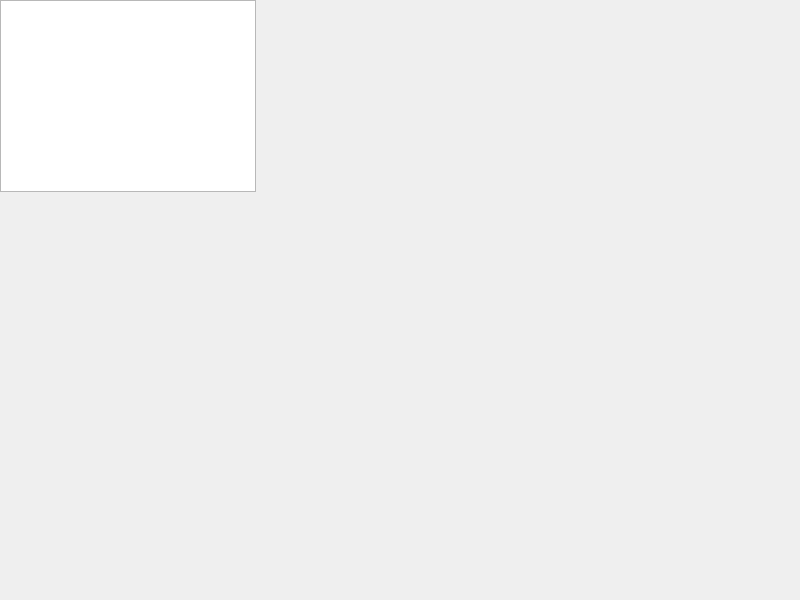
<?xml version="1.0" encoding="UTF-8"?>
<ui version="4.0">
 <class>GameWindow</class>
 <widget class="QMainWindow" name="GameWindow">
  <property name="geometry">
   <rect>
    <x>0</x>
    <y>0</y>
    <width>800</width>
    <height>600</height>
   </rect>
  </property>
  <property name="windowTitle">
   <string>GameWindow</string>
  </property>
  <widget class="QWidget" name="centralwidget">
   <widget class="QGraphicsView" name="view">
    <property name="geometry">
     <rect>
      <x>0</x>
      <y>0</y>
      <width>256</width>
      <height>192</height>
     </rect>
    </property>
   </widget>
  </widget>
 </widget>
 <resources/>
 <connections/>
</ui>
